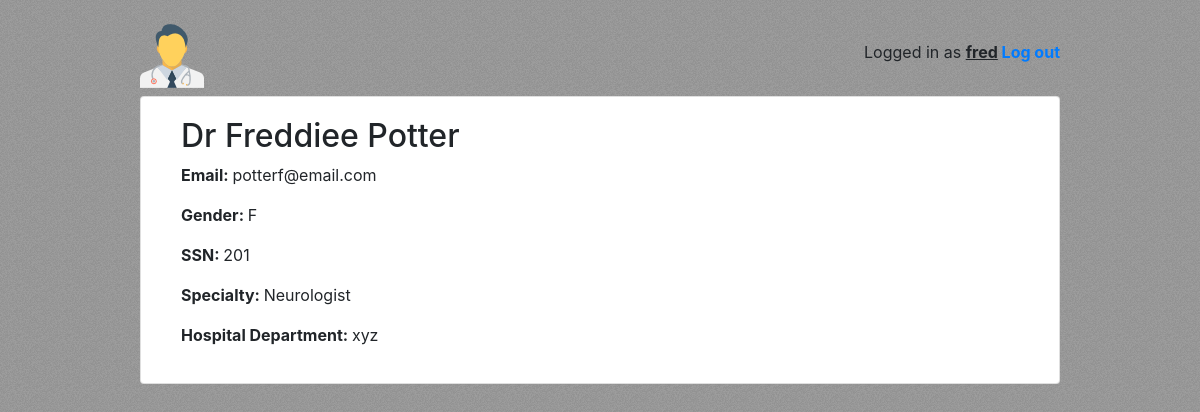
/home/doctor/doc/profile/201/ (signed in), run on the app's committed database.
### home/models.py (models this page shows, shortened)
class User(AbstractUser):
    is_patient = models.BooleanField(default=False)
    is_doctor = models.BooleanField(default=False)

class Doctor(models.Model):
    GENDER_CHOICES = [('M', 'Male'), ('F', 'Female')]
    user = models.OneToOneField(User, on_delete=models.CASCADE)
    ssn = models.IntegerField('SSN', blank=False, primary_key=True)
    first_name = models.CharField('First Name', max_length=50, blank=False)
    last_name = models.CharField('Last Name', max_length=50, blank=False)
    gender = models.CharField(max_length=3, choices=GENDER_CHOICES, default='M')
    email = models.EmailField('Email', max_length=40, blank=True, null=True, unique=True)
    specialty = models.CharField(max_length=50, default='ENT')
    hospital = models.ForeignKey(Hospital, on_delete=models.SET_NULL, null=True)
    class Meta:
        ordering = ['ssn']

class Hospital(models.Model):
    id = models.IntegerField('ID', primary_key=True)
    depart = models.CharField('Hospital Dept', max_length=25, help_text="Enter the hospital department: ",
                              null=True, blank=False)
    class Meta:
        ordering = ['id']

### home/views/doctor.py (the view)
# urls.py: path('doc/profile/<int:pk>/', doctor.DoctorProfileView.as_view(), name='doctor_profile'),
@method_decorator([login_required, doctor_required], name='dispatch')
class DoctorProfileView(DetailView):
    model = Doctor
    template_name = 'home/doctor/doctor_profile.html'

### home/templates/home/doctor/doctor_profile.html
<!DOCTYPE html>
{% extends "base.html" %}
{% block content %}
<div style="margin-left:20px;">
    <h2>Dr {{ user.doctor.first_name }} {{ user.doctor.last_name}}</h2>
    <p><strong>Email: </strong>{{ user.email }}</p>
    <p><strong>Gender: </strong>{{ user.doctor.gender }}</p>
    <p><strong>SSN: </strong> {{ user.doctor.ssn }}</p>
    <p><strong>Specialty: </strong> {{ user.doctor.specialty }}</p>
    <p><strong>Hospital Department: </strong> {{ user.doctor.hospital.depart }}</p>
</div>
{% endblock %}

### templates/base.html (shortened to what this page needs)
<!DOCTYPE html>
{% load static %}
<html lang="en">
<head>
    <link rel="stylesheet" href="https://maxcdn.bootstrapcdn.com/bootstrap/4.0.0/css/bootstrap.min.css">
    <link rel="stylesheet" type="text/css" href="{% static 'vendor/fontello-2f186091/css/fontello.css' %}">
    <link rel="stylesheet" type="text/css" href="{% static 'css/app.css' %}">
    {% if user.is_authenticated and user.is_patient %}
        <link rel="stylesheet" type="text/css" href="{% static 'css/patients.css' %}">
    {% elif user.is_authenticated and user.is_doctor %}
        <link rel="stylesheet" type="text/css" href="{% static 'css/doctors.css' %}">
    {% else %}
        <link rel="stylesheet" type="text/css" href="{% static 'css/all.css' %}">
    {% endif %}
</head>
<body>
<div class="container my-4">
  <div class="row justify-content-center">
    <div class="col-md-10 col-sm-12">
      <div class="row">
        <div class="col-6">
            {% if user.is_authenticated and user.is_doctor %}
                <h1 class="logo"><a href="{% url 'index' %}"><img src="{% static 'images/doctor.png' %}"></a></h1>
            {% elif user.is_authenticated and user.is_patient %}
                <h1 class="logo"><a href="{% url 'index' %}"><img src="{% static 'images/patient.png' %}"></a></h1>
            {% else %}
                <h1 class="logo"><a href="{% url 'index' %}"><img src="{% static 'images/medical-history.png' %}"></a></h1>
            {% endif %}
        </div>
        <div class="col-6 text-right">
          {% if user.is_authenticated %}
            <p class="pt-3">Logged in as <strong><u>{{ user.username }}</u> <a href="{% url 'logout' %}">Log out</a></strong></p>
          {% else %}
            <a href="{% url 'login' %}" class="btn btn-light" role="button">Log in</a>
            <a href="{% url 'signup' %}" class="btn btn-primary" role="button">Sign up</a>
          {% endif %}
        </div>
      </div>
      <div class="card mb-3">
        <div class="card-body">
          {% block content %}
          {% endblock %}
        </div>
      </div>
    </div>
  </div>
</div>
</body>
</html>

### home/static/css/app.css (style rules this page uses)
.logo { font-family: 'Clicker Script', cursive; }
.logo a { color: #212529; text-decoration: none; }

### home/static/css/doctors.css (style rules this page uses)
body { background-color: #9f9f9f }

### data on the page
User: username "fred", doctor.first_name "Freddiee", doctor.last_name "Potter", email "potterf@email.com", doctor.gender "F", doctor.ssn "201", doctor.specialty "Neurologist", doctor.hospital.depart "xyz"
